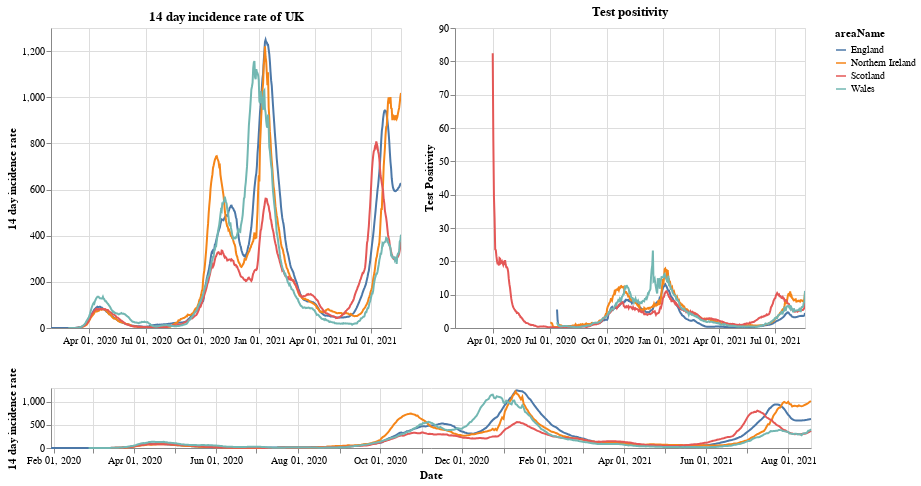

Notebook cell for this chart:
### Markdown cell above
# Plots

First a plot with each country in the UK. The top right shows the positivity rate for (which is the percentage of registered tests which were positive) while the top left is the 14 day incidence rate. The bottom chart can be used to select the timeframe (does not work on a mobile device).

### Code cell
#collapse
brush = alt.selection(type='interval', name='DateBrush',encodings=['x'],fields=['Time'])
leg_selection = alt.selection_multi(fields=['areaName'], bind='legend')

base = alt.Chart(uk_cases).mark_line().encode(
    x=alt.X("yearmonthdate(date):T", axis=alt.Axis(title='Date')),
    y=alt.Y("twoWeeklyCasesRate:Q", axis=alt.Axis(title='14 day incidence rate')),
    tooltip=['areaName', 'date','twoWeeklyCasesRate', 'testPositivity'],
    color='areaName',
    opacity=alt.condition(leg_selection, alt.value(2), alt.value(0.1))
).add_selection(leg_selection).properties(width=350)

upper = base.encode(alt.X('yearmonthdate(date):T', axis=alt.Axis(title=''),
                         scale=alt.Scale(domain=brush))
                   ).properties(title=f'14 day incidence rate of UK')
upper_right = upper.encode(alt.Y('testPositivity:Q', axis=alt.Axis(title='Test Positivity'))).properties(title='Test positivity')
lower = base.properties(height=60, width = 760).add_selection(brush)

(upper | upper_right) & lower

### Figure 1 — Vega-Lite specification as saved in the notebook (floating-point values rounded to 4 significant figures; data arrays with more than 128 entries replaced by an {"elided": "..."} marker saying what was removed)
{"config": {"view": {"continuousWidth": 400, "continuousHeight": 300}}, "vconcat": [{"hconcat": [{"mark": "line", "encoding": {"color": {"type": "nominal", "field": "areaName"}, "opacity": {"condition": {"value": 2, "selection": "selector001"}, "value": 0.1}, "tooltip": [{"type": "nominal", "field": "areaName"}, {"type": "temporal", "field": "date"}, {"type": "quantitative", "field": "twoWeeklyCasesRate"}, {"type": "quantitative", "field": "testPositivity"}], "x": {"type": "temporal", "axis": {"title": ""}, "field": "date", "scale": {"domain": {"selection": "DateBrush"}}, "timeUnit": "yearmonthdate"}, "y": {"type": "quantitative", "axis": {"title": "14 day incidence rate"}, "field": "twoWeeklyCasesRate"}}, "selection": {"selector001": {"type": "multi", "fields": ["areaName"], "bind": "legend"}}, "title": "14 day incidence rate of UK", "width": 350}, {"mark": "line", "encoding": {"color": {"type": "nominal", "field": "areaName"}, "opacity": {"condition": {"value": 2, "selection": "selector001"}, "value": 0.1}, "tooltip": [{"type": "nominal", "field": "areaName"}, {"type": "temporal", "field": "date"}, {"type": "quantitative", "field": "twoWeeklyCasesRate"}, {"type": "quantitative", "field": "testPositivity"}], "x": {"type": "temporal", "axis": {"title": ""}, "field": "date", "scale": {"domain": {"selection": "DateBrush"}}, "timeUnit": "yearmonthdate"}, "y": {"type": "quantitative", "axis": {"title": "Test Positivity"}, "field": "testPositivity"}}, "selection": {"selector001": {"type": "multi", "fields": ["areaName"], "bind": "legend"}}, "title": "Test positivity", "width": 350}]}, {"mark": "line", "encoding": {"color": {"type": "nominal", "field": "areaName"}, "opacity": {"condition": {"value": 2, "selection": "selector001"}, "value": 0.1}, "tooltip": [{"type": "nominal", "field": "areaName"}, {"type": "temporal", "field": "date"}, {"type": "quantitative", "field": "twoWeeklyCasesRate"}, {"type": "quantitative", "field": "testPositivity"}], "x": {"type": "temporal", "axis": {"title": "Date"}, "field": "date", "timeUnit": "yearmonthdate"}, "y": {"type": "quantitative", "axis": {"title": "14 day incidence rate"}, "field": "twoWeeklyCasesRate"}}, "height": 60, "selection": {"selector001": {"type": "multi", "fields": ["areaName"], "bind": "legend"}, "DateBrush": {"type": "interval", "encodings": ["x"], "fields": ["Time"]}}, "width": 760}], "data": {"name": "data-2ca098417e198531d9924eef6081726b"}, "$schema": "https://vega.github.io/schema/vega-lite/v4.8.1.json", "datasets": {"data-2ca098417e198531d9924eef6081726b": {"elided": "2176 records"}}}
